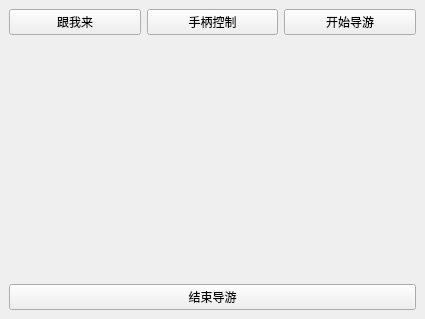
<?xml version="1.0" encoding="UTF-8"?>
<ui version="4.0">
 <class>AutoTouristWindow</class>
 <widget class="QMainWindow" name="AutoTouristWindow">
  <property name="geometry">
   <rect>
    <x>0</x>
    <y>0</y>
    <width>425</width>
    <height>319</height>
   </rect>
  </property>
  <property name="windowTitle">
   <string>MainWindow</string>
  </property>
  <widget class="QWidget" name="centralwidget">
   <layout class="QGridLayout" name="gridLayout">
    <item row="6" column="0">
     <widget class="QLabel" name="label">
      <property name="text">
       <string/>
      </property>
      <property name="pixmap">
       <pixmap resource="image.qrc">:/picture/image/introduction.png</pixmap>
      </property>
      <property name="scaledContents">
       <bool>true</bool>
      </property>
     </widget>
    </item>
    <item row="8" column="0">
     <widget class="QPushButton" name="pushButton_2">
      <property name="text">
       <string>结束导游</string>
      </property>
     </widget>
    </item>
    <item row="5" column="0">
     <layout class="QHBoxLayout" name="horizontalLayout">
      <item>
       <widget class="QPushButton" name="felloMe">
        <property name="text">
         <string>跟我来</string>
        </property>
       </widget>
      </item>
      <item>
       <widget class="QPushButton" name="joyCtrl">
        <property name="text">
         <string>手柄控制</string>
        </property>
       </widget>
      </item>
      <item>
       <widget class="QPushButton" name="pushButton">
        <property name="text">
         <string>开始导游</string>
        </property>
       </widget>
      </item>
     </layout>
    </item>
   </layout>
  </widget>
 </widget>
 <resources>
  <include location="image.qrc"/>
 </resources>
 <connections/>
</ui>
